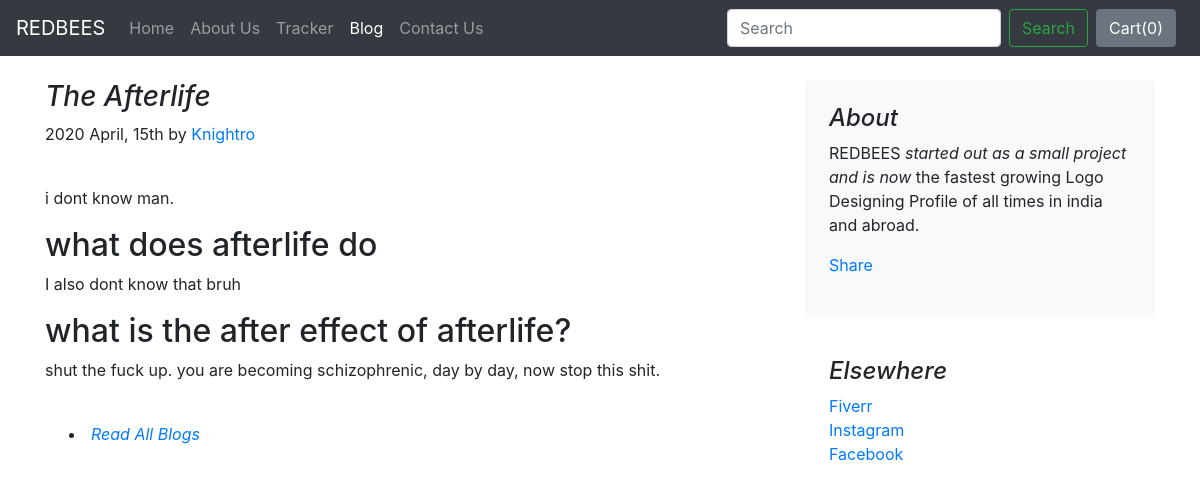
The app's page /blog/blogpost/2 with its own data.
### blog/models.py (models this page shows)
class Blogpost(models.Model):
    post_id = models.AutoField(primary_key=True)
    title = models.CharField(max_length=50)
    head0 = models.CharField(max_length=500, default="")
    chead0 = models.CharField(max_length=5000, default="")
    head1 = models.CharField(max_length=500, default="")
    chead1 = models.CharField(max_length=5000, default="")
    head2 = models.CharField(max_length=500, default="")
    chead2 = models.CharField(max_length=5000, default="")
    pub_date = models.DateField()
    thumbnail = models.ImageField(upload_to='shop/images', default="")
    def __str__(self):
        return self.title

### blog/views.py (the view)
# urls.py: path("blogpost/<int:id>", views.blogpost, name="blogHome")
def blogpost(request, id):
    post = Blogpost.objects.filter(post_id = id)[0]
    print(post)
    return render(request, 'blog/blogpost.html',{'post':post})

### blog/templates/blog/blogpost.html (shortened to what this page needs)
{% extends 'blog/basic.html' %}
{% block body %}
<div class="container">
    <div class="row mt-4">
        <div class="col-md-8 blog-main">
            <h3 class="font-italic">
                {{post.title}}
            </h3>
            <div class="blog-post">
                <p class="blog-post-meta">2020 April, 15th by <a href="#">Knightro</a></p>
                <div class="fb-like" data-href="http://127.0.0.1:8000/blog/blogpost/{{post.post_id}}" data-width="" data-layout="button_count" data-action="like" data-size="large" data-share="false"></div> <br>
                <p>{{post.chead0}}</p>
                <h2>{{post.head1}}</h2>
                <p>{{post.chead1}}</p>
                <h2>{{post.head2}}</h2>
                <p>{{post.chead2}}</p>
            </div>
            <div class="p-4 font-italic">
                    <li><a href="/blog">Read All  Blogs</a></li>
                    </div>
        </div>
        <aside class="col-md-4 blog-sidebar">
            <div class="p-4 mb-3 bg-light rounded">
                <h4 class="font-italic">About</h4>
                <p class="mb-0">REDBEES <em>started out as a small project and is now</em> the fastest growing Logo Designing Profile of all times in india and abroad.  <div class="my-3 fb-share-button" data-href="http://127.0.0.1:8000/blog/blogpost/{{post.post_id}}" data-layout="button_count" data-size="large"><a target="_blank" href="https://www.facebook.com/sharer/sharer.php?u=http%3A%2F%2F127.0.0.1%3A8000%2Fblog%2Fblogpost%2F1&amp;src=sdkpreparse" class="fb-xfbml-parse-ignore">Share</a></div></p>
            </div>
            <div class="p-4">
                <h4 class="font-italic">Elsewhere</h4>
                <ol class="list-unstyled">
                    <li><a href="#">Fiverr</a></li>
                    <li><a href="#">Instagram</a></li>
                    <li><a href="#">Facebook</a></li>
                </ol>
            </div>
        </aside>
    </div>
</div>
{% endblock %}

### records on screen
Blogpost: title "The Afterlife", chead0 "i dont know man.", head1 "what does afterlife do", chead1 "I also dont know that bruh", head2 "what is the after effect of afterlife?", chead2 "shut the fuck up. you are becoming schizophrenic, day by day, now stop this shit."
